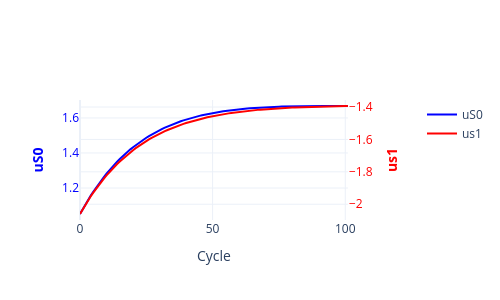
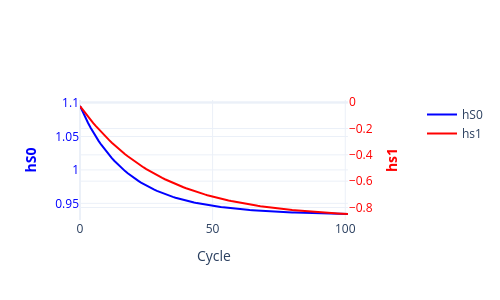
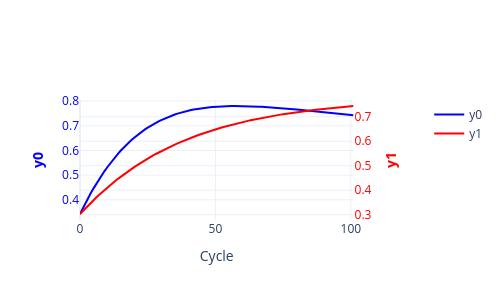

The notebook cell saved with these charts, in order:
### Code cell
PlotTwoScalesPLY(y1=uS[0],y2=uS[1],y1_name='uS0',y2_name='us1')
PlotTwoScalesPLY(y1=hS[0],y2=hS[1],y1_name='hS0',y2_name='hs1')
PlotTwoScalesPLY(y1=yS[0],y2=yS[1],y1_name='y0',y2_name='y1')
